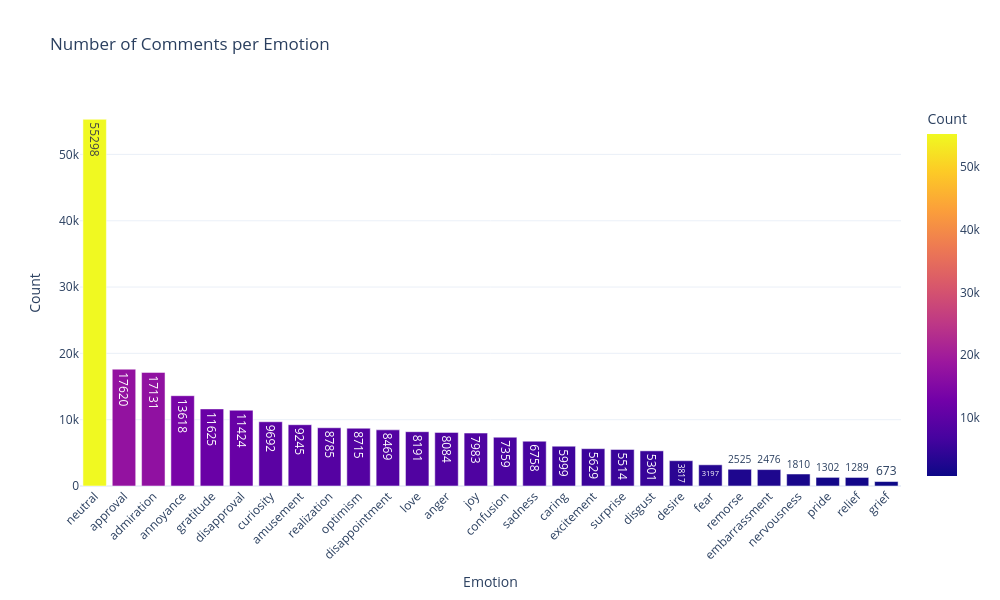

The notebook cell saved with this chart:
### Code cell
# Convert to dataframe for plotly
counts_df = category_counts.reset_index()
counts_df.columns = ['Emotion', 'Count']

# Interactive bar chart
fig = px.bar(
    counts_df,
    x='Emotion',
    y='Count',
    color='Count',
    title="Number of Comments per Emotion",
    text='Count'
)

fig.update_layout(
    xaxis_tickangle=-45,
    template="plotly_white",
    width=1000,
    height=600
)

fig.show()

### Figure 1 — Plotly figure (JSON) as saved in the notebook; plotly's stock layout.template omitted (floating-point values rounded to 4 significant figures)
{"data": [{"hovertemplate": "Emotion=%{x}<br>Count=%{marker.color}<extra></extra>", "legendgroup": "", "marker": {"color": [55298, 17620, 17131, 13618, 11625, 11424, 9692, 9245, 8785, 8715, 8469, 8191, 8084, 7983, 7359, 6758, 5999, 5629, 5514, 5301, 3817, 3197, 2525, 2476, 1810, 1302, 1289, 673], "coloraxis": "coloraxis", "pattern": {"shape": ""}}, "name": "", "orientation": "v", "showlegend": false, "text": [55300.0, 17620.0, 17130.0, 13620.0, 11620.0, 11420.0, 9692.0, 9245.0, 8785.0, 8715.0, 8469.0, 8191.0, 8084.0, 7983.0, 7359.0, 6758.0, 5999.0, 5629.0, 5514.0, 5301.0, 3817.0, 3197.0, 2525.0, 2476.0, 1810.0, 1302.0, 1289.0, 673.0], "textposition": "auto", "type": "bar", "x": ["neutral", "approval", "admiration", "annoyance", "gratitude", "disapproval", "curiosity", "amusement", "realization", "optimism", "disappointment", "love", "anger", "joy", "confusion", "sadness", "caring", "excitement", "surprise", "disgust", "desire", "fear", "remorse", "embarrassment", "nervousness", "pride", "relief", "grief"], "xaxis": "x", "y": [55298, 17620, 17131, 13618, 11625, 11424, 9692, 9245, 8785, 8715, 8469, 8191, 8084, 7983, 7359, 6758, 5999, 5629, 5514, 5301, 3817, 3197, 2525, 2476, 1810, 1302, 1289, 673], "yaxis": "y"}], "layout": {"barmode": "relative", "coloraxis": {"colorbar": {"title": {"text": "Count"}}, "colorscale": [[0, "#0d0887"], [0.1111, "#46039f"], [0.2222, "#7201a8"], [0.3333, "#9c179e"], [0.4444, "#bd3786"], [0.5556, "#d8576b"], [0.6667, "#ed7953"], [0.7778, "#fb9f3a"], [0.8889, "#fdca26"], [1, "#f0f921"]]}, "height": 600, "legend": {"tracegroupgap": 0}, "title": {"text": "Number of Comments per Emotion"}, "width": 1000, "xaxis": {"anchor": "y", "domain": [0, 1], "tickangle": -45, "title": {"text": "Emotion"}}, "yaxis": {"anchor": "x", "domain": [0, 1], "title": {"text": "Count"}}}}
